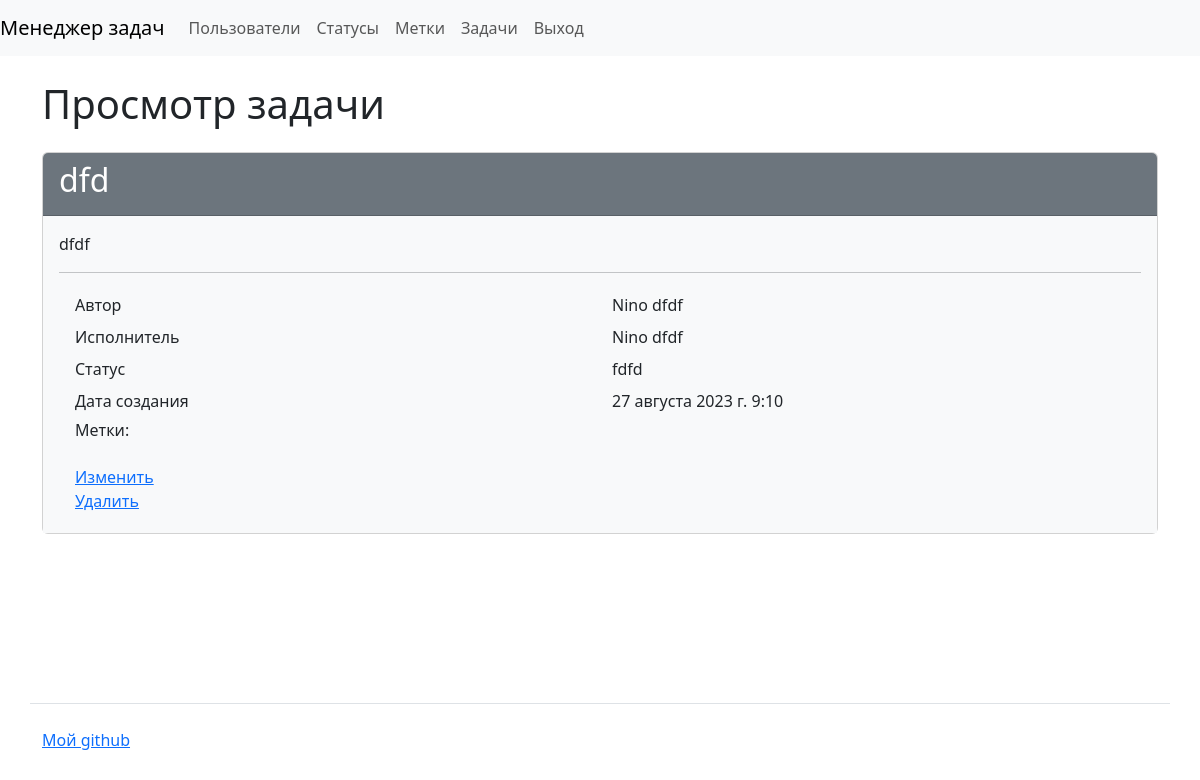
The page /tasks/7 (signed in) on the database as committed earlier.
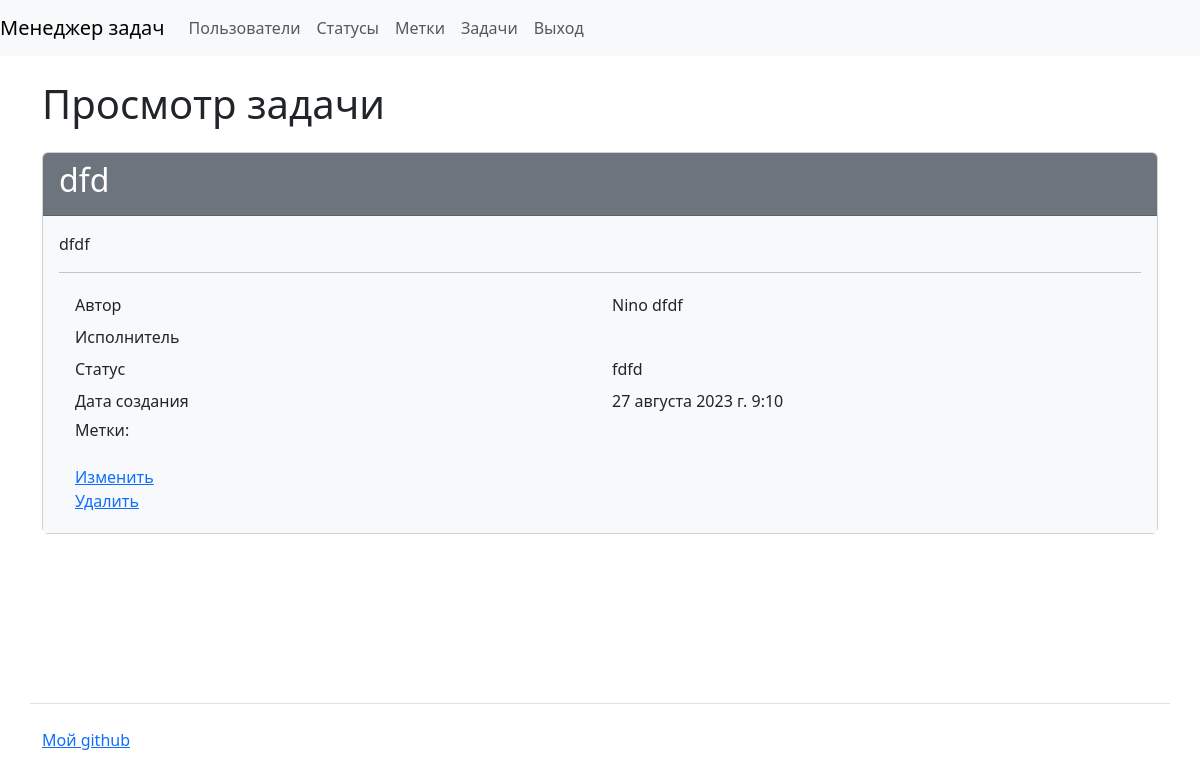
The same page on the database as committed later.
### tasks/models.py (models this page shows, shortened)
class Tasks(models.Model):
    name = models.CharField(max_length=100, unique=True, verbose_name=_("Name"))
    description = models.TextField(blank=True, verbose_name=_("Description"))
    created_at = models.DateTimeField(auto_now_add=True)
    status = models.ForeignKey(Statuses, on_delete=models.PROTECT, verbose_name=_("Status"))
    author = models.ForeignKey(CustomUser, on_delete=models.PROTECT)
    executor = models.ForeignKey(CustomUser, on_delete=models.PROTECT, verbose_name=_("Executor"),
                                 related_name='executor', null=True)
    labels = models.ManyToManyField(Labels, through='Relations', blank=True, verbose_name=_("Labels"))

### users/models.py (models this page shows)
class CustomUser(AbstractUser):
    def __str__(self):
        return self.get_full_name()

### statuses/models.py (models this page shows)
class Statuses(models.Model):
    name = models.CharField(max_length=100, unique=True, verbose_name=_("Name"))
    created_at = models.DateTimeField(auto_now_add=True)
    def __str__(self):
        return self.name

### tasks/views.py (the view)
# urls.py: path('<int:pk>', views.TaskView.as_view(),
class TaskView(CustomLoginRequiredMixin, DetailView):
    model = Tasks
    template_name = 'tasks/task.html'
    context_object_name = 'task'

### templates/tasks/task.html (shortened to what this page needs)
{% extends "base.html" %}
{% load django_bootstrap5 %}
{% load i18n %}
{% block content %}
<h1 class="my-4">{% trans 'Viewing a task' %}</h1>
<div class="card">
    <div class="card-header bg-secondary text-white">
    <h2>{{ task.name }}</h2>
      </div>
      <div class="card-body bg-light">
        <p>{{ task.description }}</p>
        <hr>
        <div class="container">
          <div class="row p-1">
            <div class="col">{% trans 'Author' %}</div>
            <div class="col">{{task.author.first_name}} {{task.author.last_name}}</div>
          </div>
          <div class="row p-1">
            <div class="col">{% trans 'Executor' %}</div>
            <div class="col">{{task.executor.first_name|default_if_none:''}} {{task.executor.last_name|default_if_none:''}}</div>
          </div>
          <div class="row p-1">
            <div class="col">{% trans 'Status' %}</div>
            <div class="col">{{ task.status }}</div>
          </div>
          <div class="row p-1">
            <div class="col">{% trans "Date of creation" %}</div>
            <div class="col">{{ task.created_at }}</div>
          </div>
          <div class="row p-1">
            <div class="col">
              <h6>{% trans "Labels" %}:</h6>
            </div>
          </div>
          <div class="row p-1">
            <div class="col">
              <a href="{% url 'update_task' task.pk %}">{% trans "To change" %}</a>
              <br>
              <a href="{% url 'delete_task' task.pk %}">{% trans "Remove" %}</a>
            </div>
          </div>
        </div>
      </div>
    </div>
{% endblock %}

Rows that differ between the two databases and show on the page:
changed Tasks "dfd": executor.first_name "Nino" → (not shown); executor.last_name "dfdf" → (not shown)
